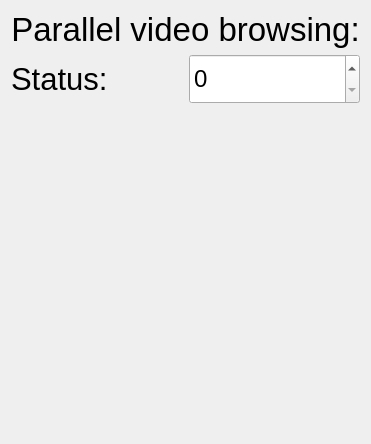
              <widget class="QWidget" name="parallelVideoBrowsingOptionsPage">
               <layout class="QVBoxLayout" name="verticalLayout_12">
                <item>
                 <widget class="QLabel" name="label_46">
                  <property name="maximumSize">
                   <size>
                    <width>16777215</width>
                    <height>50</height>
                   </size>
                  </property>
                  <property name="font">
                   <font>
                    <pointsize>25</pointsize>
                   </font>
                  </property>
                  <property name="autoFillBackground">
                   <bool>false</bool>
                  </property>
                  <property name="frameShape">
                   <enum>QFrame::NoFrame</enum>
                  </property>
                  <property name="text">
                   <string>Parallel video browsing:</string>
                  </property>
                  <property name="alignment">
                   <set>Qt::AlignCenter</set>
                  </property>
                 </widget>
                </item>
                <item>
                 <layout class="QHBoxLayout" name="horizontalLayout_5">
                  <item>
                   <widget class="QLabel" name="label_48">
                    <property name="maximumSize">
                     <size>
                      <width>16777215</width>
                      <height>50</height>
                     </size>
                    </property>
                    <property name="font">
                     <font>
                      <pointsize>23</pointsize>
                     </font>
                    </property>
                    <property name="autoFillBackground">
                     <bool>false</bool>
                    </property>
                    <property name="frameShape">
                     <enum>QFrame::NoFrame</enum>
                    </property>
                    <property name="text">
                     <string>Status:</string>
                    </property>
                    <property name="alignment">
                     <set>Qt::AlignLeading|Qt::AlignLeft|Qt::AlignVCenter</set>
                    </property>
                   </widget>
                  </item>
                  <item>
                   <widget class="SpinBoxList" name="parallelVideoBrowsingSpinBox">
                    <property name="minimumSize">
                     <size>
                      <width>0</width>
                      <height>50</height>
                     </size>
                    </property>
                    <property name="maximumSize">
                     <size>
                      <width>230</width>
                      <height>16777215</height>
                     </size>
                    </property>
                    <property name="font">
                     <font>
                      <pointsize>18</pointsize>
                     </font>
                    </property>
                   </widget>
                  </item>
                 </layout>
                </item>
                <item>
                 <spacer name="verticalSpacer_13">
                  <property name="orientation">
                   <enum>Qt::Vertical</enum>
                  </property>
                  <property name="sizeHint" stdset="0">
                   <size>
                    <width>20</width>
                    <height>329</height>
                   </size>
                  </property>
                 </spacer>
                </item>
               </layout>
              </widget>
